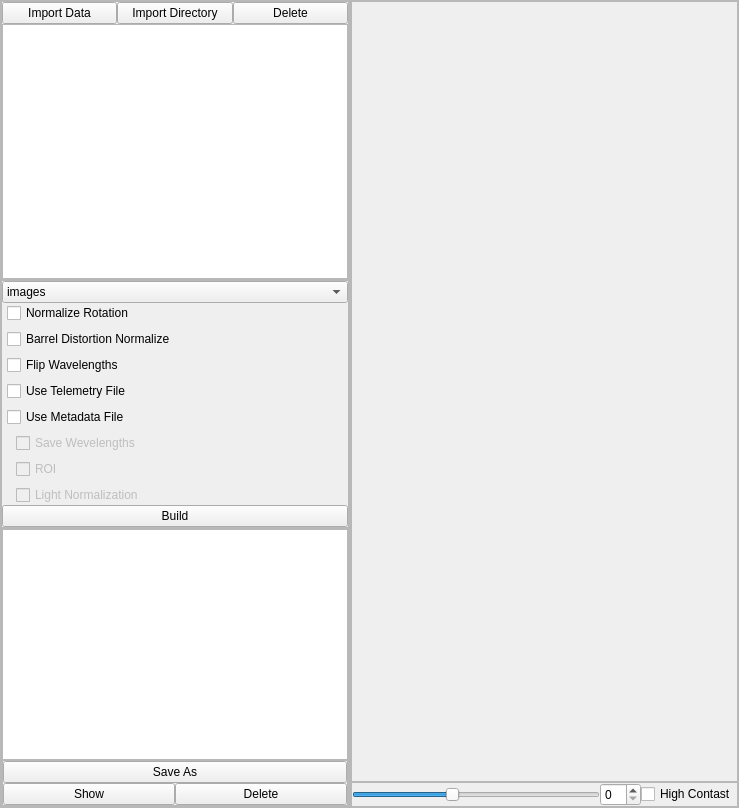
<?xml version="1.0" encoding="UTF-8"?>
<ui version="4.0">
 <class>MainWindow</class>
 <widget class="QMainWindow" name="MainWindow">
  <property name="geometry">
   <rect>
    <x>0</x>
    <y>0</y>
    <width>739</width>
    <height>808</height>
   </rect>
  </property>
  <property name="windowTitle">
   <string>MainWindow</string>
  </property>
  <widget class="QWidget" name="centralwidget">
   <layout class="QHBoxLayout" name="horizontalLayout">
    <property name="spacing">
     <number>0</number>
    </property>
    <property name="leftMargin">
     <number>0</number>
    </property>
    <property name="topMargin">
     <number>0</number>
    </property>
    <property name="rightMargin">
     <number>0</number>
    </property>
    <property name="bottomMargin">
     <number>0</number>
    </property>
    <item>
     <widget class="QFrame" name="menu_frame">
      <property name="maximumSize">
       <size>
        <width>350</width>
        <height>16777215</height>
       </size>
      </property>
      <property name="frameShape">
       <enum>QFrame::StyledPanel</enum>
      </property>
      <property name="frameShadow">
       <enum>QFrame::Raised</enum>
      </property>
      <layout class="QVBoxLayout" name="verticalLayout">
       <property name="spacing">
        <number>0</number>
       </property>
       <property name="leftMargin">
        <number>0</number>
       </property>
       <property name="topMargin">
        <number>0</number>
       </property>
       <property name="rightMargin">
        <number>0</number>
       </property>
       <property name="bottomMargin">
        <number>0</number>
       </property>
       <item>
        <widget class="QFrame" name="import_frame">
         <property name="frameShape">
          <enum>QFrame::StyledPanel</enum>
         </property>
         <property name="frameShadow">
          <enum>QFrame::Raised</enum>
         </property>
         <layout class="QVBoxLayout" name="verticalLayout_2" stretch="0,0">
          <property name="spacing">
           <number>0</number>
          </property>
          <property name="leftMargin">
           <number>0</number>
          </property>
          <property name="topMargin">
           <number>0</number>
          </property>
          <property name="rightMargin">
           <number>0</number>
          </property>
          <property name="bottomMargin">
           <number>0</number>
          </property>
          <item alignment="Qt::AlignTop">
           <widget class="QFrame" name="import_buttons_frame">
            <property name="frameShape">
             <enum>QFrame::NoFrame</enum>
            </property>
            <property name="frameShadow">
             <enum>QFrame::Raised</enum>
            </property>
            <layout class="QHBoxLayout" name="horizontalLayout_2">
             <property name="spacing">
              <number>0</number>
             </property>
             <property name="leftMargin">
              <number>0</number>
             </property>
             <property name="topMargin">
              <number>0</number>
             </property>
             <property name="rightMargin">
              <number>0</number>
             </property>
             <property name="bottomMargin">
              <number>0</number>
             </property>
             <item>
              <widget class="QPushButton" name="import_data_btn">
               <property name="text">
                <string>Import Data</string>
               </property>
              </widget>
             </item>
             <item>
              <widget class="QPushButton" name="import_dir_btn">
               <property name="text">
                <string>Import Directory</string>
               </property>
              </widget>
             </item>
             <item>
              <widget class="QPushButton" name="delete_data_btn">
               <property name="text">
                <string>Delete</string>
               </property>
              </widget>
             </item>
            </layout>
           </widget>
          </item>
          <item>
           <widget class="QListWidget" name="imported_Qlist"/>
          </item>
         </layout>
        </widget>
       </item>
       <item>
        <widget class="QFrame" name="build_frame">
         <property name="frameShape">
          <enum>QFrame::StyledPanel</enum>
         </property>
         <property name="frameShadow">
          <enum>QFrame::Raised</enum>
         </property>
         <layout class="QVBoxLayout" name="verticalLayout_3">
          <property name="spacing">
           <number>0</number>
          </property>
          <property name="leftMargin">
           <number>0</number>
          </property>
          <property name="topMargin">
           <number>0</number>
          </property>
          <property name="rightMargin">
           <number>0</number>
          </property>
          <property name="bottomMargin">
           <number>0</number>
          </property>
          <item>
           <widget class="QComboBox" name="data_type_box">
            <item>
             <property name="text">
              <string>images</string>
             </property>
            </item>
            <item>
             <property name="text">
              <string>video</string>
             </property>
            </item>
           </widget>
          </item>
          <item>
           <widget class="QFrame" name="build_checkouts_frame">
            <property name="frameShape">
             <enum>QFrame::NoFrame</enum>
            </property>
            <property name="frameShadow">
             <enum>QFrame::Raised</enum>
            </property>
            <layout class="QVBoxLayout" name="verticalLayout_4">
             <property name="leftMargin">
              <number>5</number>
             </property>
             <property name="topMargin">
              <number>0</number>
             </property>
             <property name="rightMargin">
              <number>0</number>
             </property>
             <property name="bottomMargin">
              <number>0</number>
             </property>
             <item>
              <widget class="QCheckBox" name="check_norm_rotation">
               <property name="text">
                <string>Normalize Rotation</string>
               </property>
              </widget>
             </item>
             <item>
              <widget class="QCheckBox" name="check_barrel_dist_norm">
               <property name="text">
                <string>Barrel Distortion Normalize</string>
               </property>
              </widget>
             </item>
             <item>
              <widget class="QCheckBox" name="check_wavelengths">
               <property name="text">
                <string>Flip Wavelengths</string>
               </property>
              </widget>
             </item>
             <item>
              <widget class="QCheckBox" name="telemetry_requiared">
               <property name="text">
                <string>Use Telemetry File</string>
               </property>
              </widget>
             </item>
             <item>
              <widget class="QCheckBox" name="metadata_checkbox">
               <property name="text">
                <string>Use Metadata File</string>
               </property>
              </widget>
             </item>
             <item>
              <widget class="QFrame" name="frame_2">
               <property name="frameShape">
                <enum>QFrame::NoFrame</enum>
               </property>
               <property name="frameShadow">
                <enum>QFrame::Sunken</enum>
               </property>
               <property name="lineWidth">
                <number>0</number>
               </property>
               <layout class="QVBoxLayout" name="verticalLayout_7">
                <property name="spacing">
                 <number>-1</number>
                </property>
                <property name="topMargin">
                 <number>0</number>
                </property>
                <property name="rightMargin">
                 <number>0</number>
                </property>
                <property name="bottomMargin">
                 <number>0</number>
                </property>
                <item>
                 <widget class="QCheckBox" name="save_wavelengths_checkbox">
                  <property name="enabled">
                   <bool>false</bool>
                  </property>
                  <property name="text">
                   <string>Save Wevelengths</string>
                  </property>
                 </widget>
                </item>
                <item>
                 <widget class="QCheckBox" name="check_roi">
                  <property name="enabled">
                   <bool>false</bool>
                  </property>
                  <property name="text">
                   <string>ROI</string>
                  </property>
                 </widget>
                </item>
                <item>
                 <widget class="QCheckBox" name="check_light_norm">
                  <property name="enabled">
                   <bool>false</bool>
                  </property>
                  <property name="text">
                   <string>Light Normalization</string>
                  </property>
                 </widget>
                </item>
               </layout>
              </widget>
             </item>
            </layout>
           </widget>
          </item>
          <item>
           <widget class="QPushButton" name="build_btn">
            <property name="text">
             <string>Build</string>
            </property>
           </widget>
          </item>
         </layout>
        </widget>
       </item>
       <item>
        <widget class="QFrame" name="export_frame">
         <property name="frameShape">
          <enum>QFrame::StyledPanel</enum>
         </property>
         <property name="frameShadow">
          <enum>QFrame::Raised</enum>
         </property>
         <layout class="QVBoxLayout" name="verticalLayout_5">
          <property name="spacing">
           <number>0</number>
          </property>
          <property name="leftMargin">
           <number>0</number>
          </property>
          <property name="topMargin">
           <number>0</number>
          </property>
          <property name="rightMargin">
           <number>0</number>
          </property>
          <property name="bottomMargin">
           <number>0</number>
          </property>
          <item>
           <widget class="QListWidget" name="hsi_Qlist"/>
          </item>
          <item>
           <widget class="QFrame" name="export_buttons_frame">
            <property name="frameShape">
             <enum>QFrame::StyledPanel</enum>
            </property>
            <property name="frameShadow">
             <enum>QFrame::Raised</enum>
            </property>
            <layout class="QVBoxLayout" name="verticalLayout_6">
             <property name="spacing">
              <number>0</number>
             </property>
             <property name="leftMargin">
              <number>0</number>
             </property>
             <property name="topMargin">
              <number>0</number>
             </property>
             <property name="rightMargin">
              <number>0</number>
             </property>
             <property name="bottomMargin">
              <number>0</number>
             </property>
             <item>
              <widget class="QPushButton" name="save_as_btn">
               <property name="text">
                <string>Save As</string>
               </property>
              </widget>
             </item>
             <item>
              <widget class="QFrame" name="frame">
               <property name="frameShape">
                <enum>QFrame::NoFrame</enum>
               </property>
               <property name="frameShadow">
                <enum>QFrame::Raised</enum>
               </property>
               <layout class="QHBoxLayout" name="horizontalLayout_3">
                <property name="spacing">
                 <number>0</number>
                </property>
                <property name="leftMargin">
                 <number>0</number>
                </property>
                <property name="topMargin">
                 <number>0</number>
                </property>
                <property name="rightMargin">
                 <number>0</number>
                </property>
                <property name="bottomMargin">
                 <number>0</number>
                </property>
                <item>
                 <widget class="QPushButton" name="show_btn">
                  <property name="text">
                   <string>Show</string>
                  </property>
                 </widget>
                </item>
                <item>
                 <widget class="QPushButton" name="delete_hsi">
                  <property name="text">
                   <string>Delete</string>
                  </property>
                 </widget>
                </item>
               </layout>
              </widget>
             </item>
            </layout>
           </widget>
          </item>
         </layout>
        </widget>
       </item>
      </layout>
     </widget>
    </item>
    <item>
     <widget class="QFrame" name="image_frame">
      <property name="frameShape">
       <enum>QFrame::StyledPanel</enum>
      </property>
      <property name="frameShadow">
       <enum>QFrame::Raised</enum>
      </property>
      <layout class="QVBoxLayout" name="verticalLayout_8">
       <property name="spacing">
        <number>0</number>
       </property>
       <property name="leftMargin">
        <number>0</number>
       </property>
       <property name="topMargin">
        <number>0</number>
       </property>
       <property name="rightMargin">
        <number>0</number>
       </property>
       <property name="bottomMargin">
        <number>0</number>
       </property>
       <item>
        <widget class="QScrollArea" name="scrollArea">
         <property name="widgetResizable">
          <bool>true</bool>
         </property>
         <widget class="QWidget" name="scrollAreaWidgetContents">
          <property name="geometry">
           <rect>
            <x>0</x>
            <y>0</y>
            <width>385</width>
            <height>771</height>
           </rect>
          </property>
          <layout class="QVBoxLayout" name="verticalLayout_9">
           <item>
            <widget class="QLabel" name="image_label">
             <property name="text">
              <string/>
             </property>
            </widget>
           </item>
          </layout>
         </widget>
        </widget>
       </item>
       <item>
        <widget class="QFrame" name="frame_3">
         <property name="frameShape">
          <enum>QFrame::StyledPanel</enum>
         </property>
         <property name="frameShadow">
          <enum>QFrame::Raised</enum>
         </property>
         <layout class="QHBoxLayout" name="horizontalLayout_4">
          <property name="spacing">
           <number>0</number>
          </property>
          <property name="leftMargin">
           <number>0</number>
          </property>
          <property name="topMargin">
           <number>0</number>
          </property>
          <property name="rightMargin">
           <number>0</number>
          </property>
          <property name="bottomMargin">
           <number>0</number>
          </property>
          <item>
           <widget class="QSlider" name="horizontalSlider">
            <property name="minimum">
             <number>1</number>
            </property>
            <property name="maximum">
             <number>250</number>
            </property>
            <property name="value">
             <number>100</number>
            </property>
            <property name="orientation">
             <enum>Qt::Horizontal</enum>
            </property>
           </widget>
          </item>
          <item>
           <widget class="QSpinBox" name="spinBox"/>
          </item>
          <item>
           <widget class="QCheckBox" name="check_high_contast">
            <property name="text">
             <string>High Contast</string>
            </property>
           </widget>
          </item>
         </layout>
        </widget>
       </item>
      </layout>
     </widget>
    </item>
   </layout>
  </widget>
 </widget>
 <resources/>
 <connections/>
</ui>
